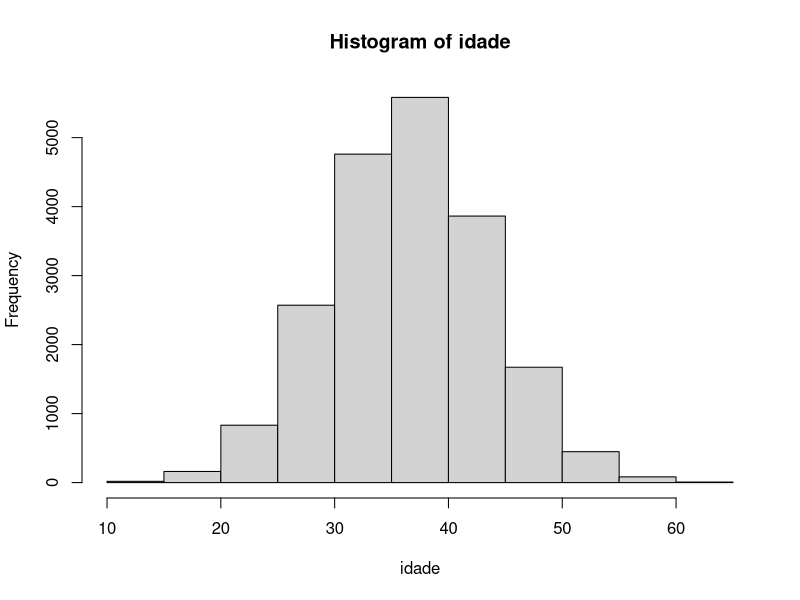
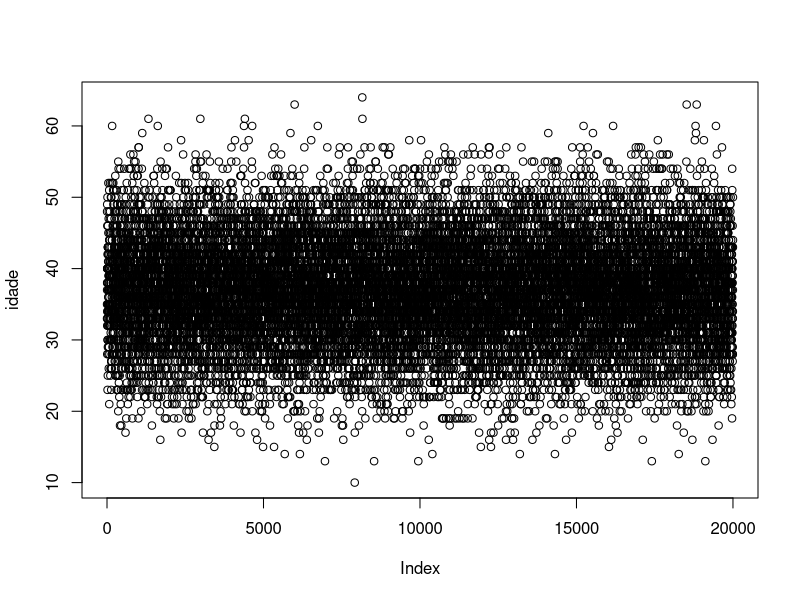
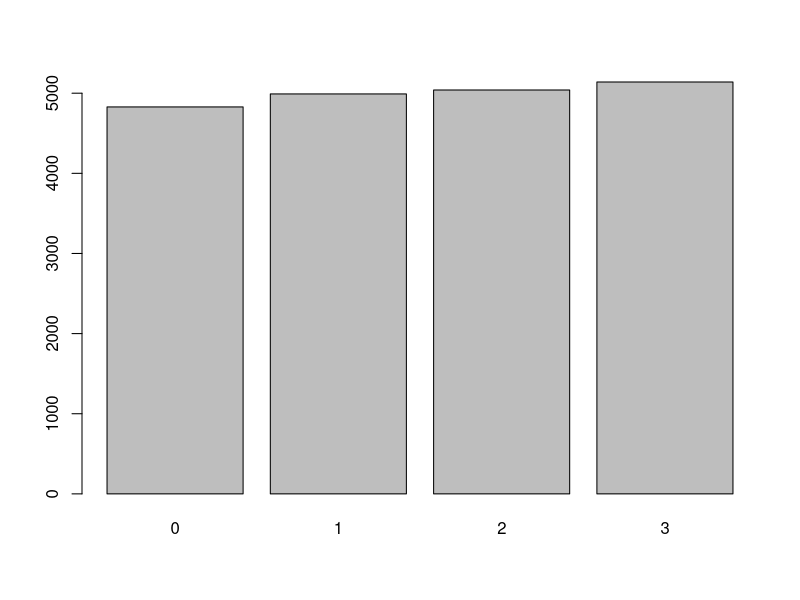
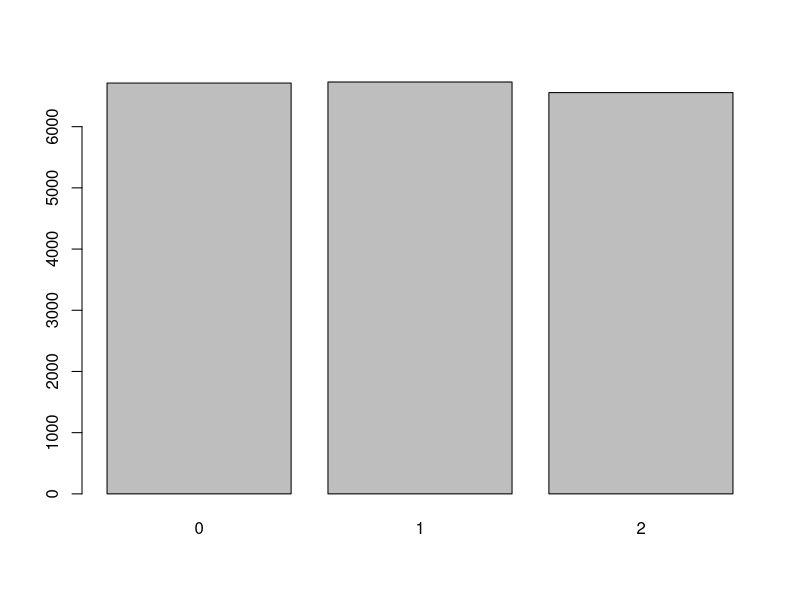
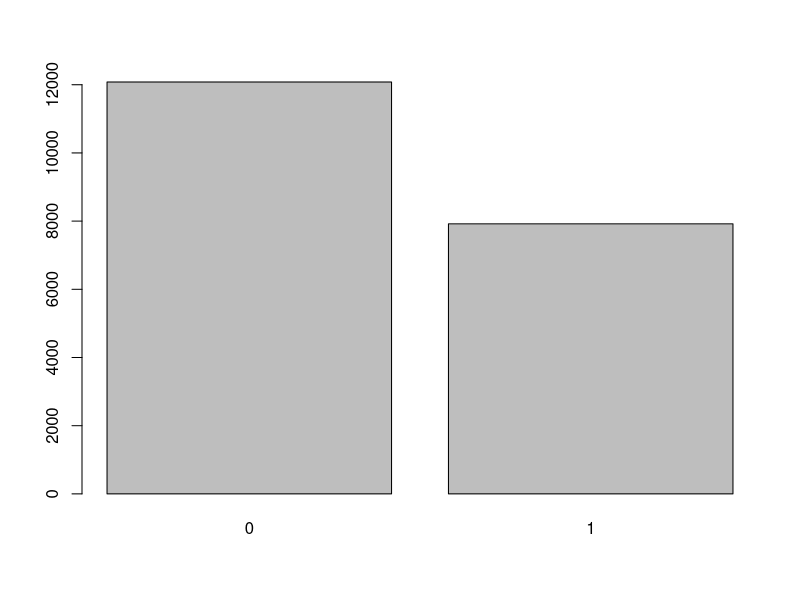

Source code (R) for these figures, in order: (Note: this script raises an error after producing the figures.)
p <- 200000
n <- 20000

set.seed(123)
idade <- abs(round(rnorm(n, 37, 7)))
idade

hist(idade)
plot(idade)


altura <- abs(round(rnorm(n, 1.50, 0.25),2))
altura

peso <- abs(round(rnorm(n, 55, 4),2))
peso

imc <- round(peso/(altura*altura),2)
imc

salario <- abs(round(rnorm(n, 3000.0, 400),2))
salario

carro_pop <- rep(0:3, length = p)
carro_pop

carro <- sample(carro_pop, n)
carro
barplot(table(carro))
rm(carro_pop)

filho_pop <- rep(0:2, length = p)
filho <- sample(filho_pop, n)
filho
rm(filho_pop)
barplot(table(filho))


escolaridade_pop <- rep(0:6, length = p)
escolaridade_temp <- sample(escolaridade_pop)
escolaridade <- factor(escolaridade_temp, 
                       levels = c(0:6),
                       labels = c(
                         "Analfabeto",
                         "1° grau",
                         "2° grau",
                         "3° grau",
                         "Mestrado",
                         "Doutorado",
                         "Pós Doutorado"
                       ),
                       ordered = TRUE)
escolaridade
levels(escolaridade)
as.numeric(escolaridade)

rm(escolaridade_pop)
rm(escolaridade_temp)

fumante_temp <- rbinom(n, 1, 0.4)
fumante_temp
barplot(table(fumante_temp))

fumante <- factor(fumante_temp,
                  levels = c(0:1),
                  labels = c("Não fumante", "Fumante"),
                  ordered = TRUE)
fumante

sexo_pop <- rep(0:1, length = p)
sexo_temp <- sample(sexo_pop)

sexo <- factor(sexo_temp,
                  levels = c(0:1),
                  labels = c("Masculino", "Feminino"),
                  ordered = FALSE)
sexo

profissao_pop <- rep(0:2, length = p)
profissao_temp <- sample(profissao_pop)
profissao <- factor(profissao_temp, 
                       levels = c(0:2),
                       labels = c(
                         "Professor",
                         "Engenheiro",
                         "Advogado"
                       ),
                       ordered = TRUE)
profissao

df_imc <- data.frame(
  altura,
  carro,
  escolaridade,
  filho,
  fumante,
  idade,
  imc,
  peso,
  salario
)

write.table(df_imc, file = "~/Documentos/Dados-legais-de-IMC.csb", sep = ";")
